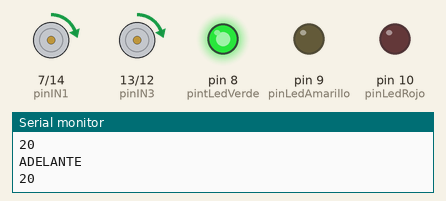
A sketch run on a simulated Arduino Mega 2560, built with avr-gcc and run on an emulated ATmega2560. On the bench: motor-driver pin pairs drawn as motors (green arrow = first pin HIGH = forward, orange = second pin HIGH = backward, longer = more drive, scaled by the enable pin), output pins drawn as LEDs (lit = HIGH), the last lines printed to the serial monitor.

Above: at 1.0 s.
At 3.0 s:
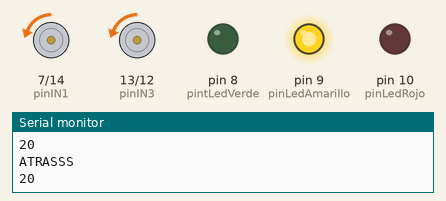
At 5.0 s:
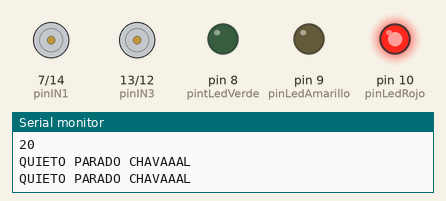
Timing chart, 0 to 7.8 s (numbered marks = the images above):
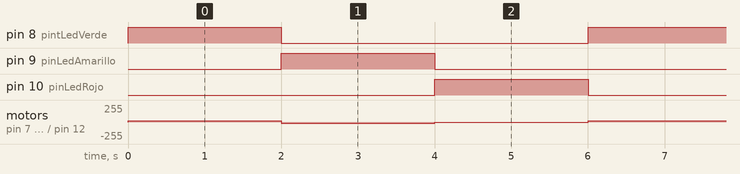

Measured:
- by itself, pin 8 (pintLedVerde), pin 9 (pinLedAmarillo), pin 10 (pinLedRojo): alternates HIGH for 2.0 s and LOW for 4.0 s
- by itself, motor on pin 7 (pinIN1) / pin 14 (pinIN2), motor on pin 13 (pinIN3) / pin 12 (pinIN4): repeats every 6.0 s: backward 20/255 2.0 s, stopped 2.0 s, forward 20/255 2.0 s

The sketch:

motor.ino
```cpp
#include <Arduino.h>

// Uso del motor mediante el modulo L298N
#include <NewPing.h>
const int pinENA = 6; // Cada pin tiene su respectiva conexion en el modulo
const int pinIN1 = 7;
const int pinIN2 = 14;
const int pinIN3 = 13;
const int pinIN4 = 12;
const int pinENB = 11;
const int pinLedRojo = 10; // Pins de leds
const int pinLedAmarillo = 9;
const int pintLedVerde = 8;

const int speed = 2; //velocidad de giro

const int pinMotorA[3] = { pinENA, pinIN1, pinIN2 }; // Agrupa todos los pines del primer motor en una lista
const int pinMotorB[3] = { pinENB, pinIN3, pinIN4 };

NewPing sonar(3,2,450); // Funcion para el sonar que recibe el trigger, el echo y la distancia maxima respectivamente

void setup()
{	// Inicia todos los pines
	Serial.begin(9600);
	pinMode(pinIN1, OUTPUT);
	pinMode(pinIN2, OUTPUT);
	pinMode(pinENA, OUTPUT);
	pinMode(pinIN3, OUTPUT);
	pinMode(pinIN4, OUTPUT);
	pinMode(pinENB, OUTPUT);
	pinMode(pinLedRojo, OUTPUT);
	pinMode(pinLedAmarillo, OUTPUT);
	pinMode(pintLedVerde, OUTPUT);
}

void loop()
{
	// Llamada de funciones
	moveForward(pinMotorA, 20);
	moveForward(pinMotorB, 20);
	delay(2000);

	moveBackward(pinMotorA, 20);
	moveBackward(pinMotorB, 20);
	delay(2000);

	fullStop(pinMotorA);
	fullStop(pinMotorB);
	delay(2000);
}

void moveForward(const int pinMotor[3], int speed)
{
 digitalWrite(pintLedVerde, HIGH);
 digitalWrite(pinLedAmarillo, LOW);
 digitalWrite(pinLedRojo, LOW);

 digitalWrite(pinMotor[1], HIGH);
 Serial.println("ADELANTE");
 digitalWrite(pinMotor[2], LOW);
 analogWrite(pinMotor[0], speed);
 Serial.println(speed);
}

void moveBackward(const int pinMotor[3], int speed)
{
 digitalWrite(pintLedVerde, LOW);
 digitalWrite(pinLedAmarillo, HIGH);
 digitalWrite(pinLedRojo, LOW);

 digitalWrite(pinMotor[1], LOW);
 digitalWrite(pinMotor[2], HIGH);
 Serial.println("ATRASSS");

 analogWrite(pinMotor[0], speed);
 Serial.println(speed);
}

void fullStop(const int pinMotor[3])
{
 digitalWrite(pintLedVerde, LOW);
 digitalWrite(pinLedAmarillo, LOW);
 digitalWrite(pinLedRojo, HIGH);

 digitalWrite(pinMotor[1], LOW);
 digitalWrite(pinMotor[2], LOW);
 Serial.println("QUIETO PARADO CHAVAAAL");
 analogWrite(pinMotor[0], 0);
}
```
